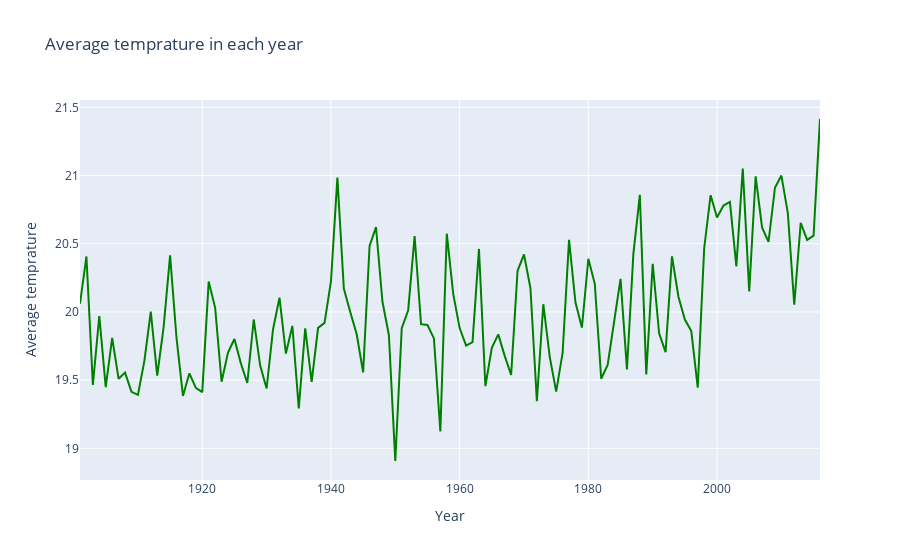

Notebook code for this chart:
### Markdown cell above
## **Line Plot in Plotly**

### Code cell
trace = go.Scatter(x = temp_year.index,
                y=temp_year['Temperature - (Celsius)'],
                mode = 'lines',
                text= temp_year.index,
                marker= {'color': 'green', 'size': 16})

data = [trace]
layout = go.Layout(title= 'Average temprature in each year',
                xaxis= {'title': 'Year'},
                yaxis= {'title': 'Average temprature'})

fig = go.Figure(data=data,layout=layout)

iplot(fig)
